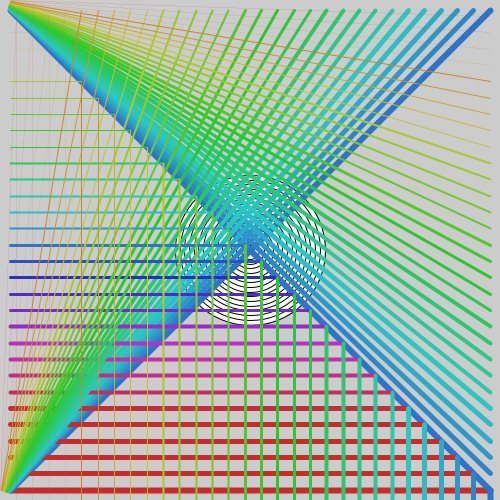
Frame 1 (no input)
Frame 2 (the mouse pressed at the canvas centre, redrawn once): identical to frame 1, image omitted

The Processing sketch that drew this single still picture (run headless with seeded random() and noise(); the mouse was pressed at the canvas centre and the sketch redrawn once):

// Processing sketch: processing_114331
// ── processing_114331.pde

int counter1,counter2; //whileLoops need a counter, usually an integer with a good name, like counter!
 
void setup() { //we do some setup here
  size(500, 500);
  counter1 = 16; //must initialize the counter to a value to begin counting from . . . yes, you can count backwards
counter2=30;
}
 
void draw() {
  
  colorMode(HSB);
  while (counter1 >0) { //this will loop until counter is >= 16
   // println("Print this line.  " + counter);
    ellipse(width/2,height/2,150*counter1/16,150*counter1/16);
    counter1--; //with while(), you need to increment at the end of the loop
  }
  while(counter2>0){
    strokeWeight(counter2/5);
  stroke(counter2*10,200,200);
    line(10,490*counter2/30,490*counter2/30,490*counter2/30);
      stroke(counter2*5,200,200);
    line(490*counter2/30,500,490*counter2/30,490*counter2/30);
    
    line(490*counter2/30,10,10*counter2/30,490);
       //line(10,490*counter2/30,10,490*counter2/30);
     line(10,10*counter2/30,490,490*counter2/30);  
    counter2-=1;
  }
    
  //Now that the loop is over, you can do something else here.
  println("While is complete, now what?");
  noLoop(); //We will stop the loop here so it doesn't print the above line forever.
}
